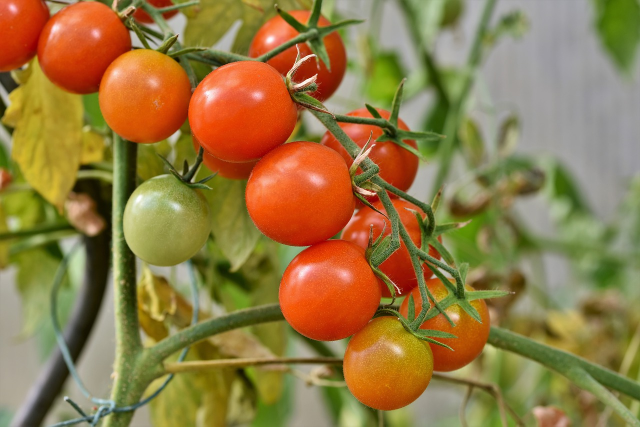
#> input picture tom1.jpg, 1280 x 853 px (shown at 1/2 size); its folder holds only this picture in this run
$ python script.py
#> lines starting #> are read from the running program, lines starting #| are printed output that depends on the picture; after the words box and inside, x2 and y2 are one past the last pixel; in counts of white or black regions, pixels touching at a corner belong together
import numpy as np
import matplotlib.pyplot as plt
import cv2

#lista de imagens para processamento
images = [1, 2, 4, 7, 8, 9, 10]
fonte = cv2.FONT_HERSHEY_SIMPLEX


#função responsável por delimitar area dos tomates e adicionar legendas
def drawContornos(list_cortornos, min_area, color, text):

        n_tomates = 0

        #para cada contorno
        for c in list_cortornos:
            c_area = cv2.contourArea(c)

            #se a area do contorno for grande o suficiente
            if (c_area > min_area):
                n_tomates = n_tomates + 1
                #delimitamos um circulo como area do tomate e encontramos seu centro
                (x,y),radius = cv2.minEnclosingCircle(c)
                center = (int(x),int(y))

                #desenhamos a legenda com status do tomate
                pt1 = (center[0], center[1])
                pt2 = (center[0]-20, center[1]+30)
                pt3 = (center[0]+20, center[1]+30)
                triangle_cnt = np.array( [pt1, pt2, pt3] )

                cv2.drawContours(img_rgb, [triangle_cnt], 0, color, -1)
                cv2.rectangle(img_rgb, (center[0]-100, center[1]+25), (center[0]+100, center[1]+70), color=color, thickness=-1)
                cv2.putText(img_rgb, text, (center[0]-70, center[1]+55), fonte, 1, (0,0,0), 1, cv2.LINE_AA)

        return n_tomates

def printLog(type, numbers):
    print(f'Tomates para {type} encontrados: {numbers}')

#para cada imagem
for i in images:

    img = cv2.imread(f"tom{i}.jpg")
#> img is the input picture: shape (853, 1280, 3); mean B, G, R 68.3, 121.4, 147.5
    img_rgb = cv2.cvtColor(img, cv2.COLOR_BGR2RGB)
    img_hsv = cv2.cvtColor(img, cv2.COLOR_BGR2HSV)
#> img_hsv: shape (853, 1280, 3); mean H, S, V 29.5, 142.1, 153.1

    #mascara de seleção vermelha, para selecionar os tomates em estágio de consumo
    red_hsv_lower = np.array([1, 160, 120])
    red_hsv_upper = np.array([11, 255, 255])
    red_mask_1 = cv2.inRange(img_hsv, red_hsv_lower, red_hsv_upper)
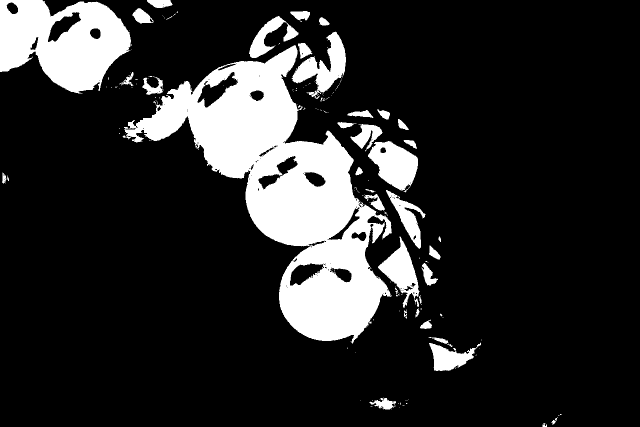
#> red_mask_1: shape (853, 1280) (shown at 1/2 size); 16.6% white; 189 white regions (149 under 20 px), largest, box (x1, y1, x2, y2) and area: (248, 90, 784, 687) 112872, (0, 0, 262, 187) 32558, (736, 282, 836, 385) 6234

    #afinamos a mascara para remover o máximo de falso positivos com método erode
    #ampliamos o resultado do afinamento para que os pixels restantes possam possuir uma maior área
    #e representar um tomate para consumo
    red_mask_2 = cv2.erode(red_mask_1, None, iterations=10)
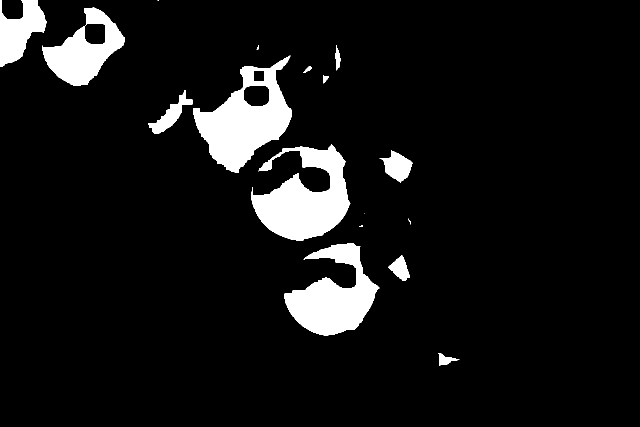
#> red_mask_2: shape (853, 1280) (shown at 1/2 size); 7.9% white; 17 white regions (4 under 20 px), largest, box (x1, y1, x2, y2) and area: (386, 111, 584, 346) 21349, (502, 289, 701, 482) 21315, (569, 487, 759, 671) 18058
    red_mask_2 = cv2.dilate(red_mask_2, None, iterations=3)
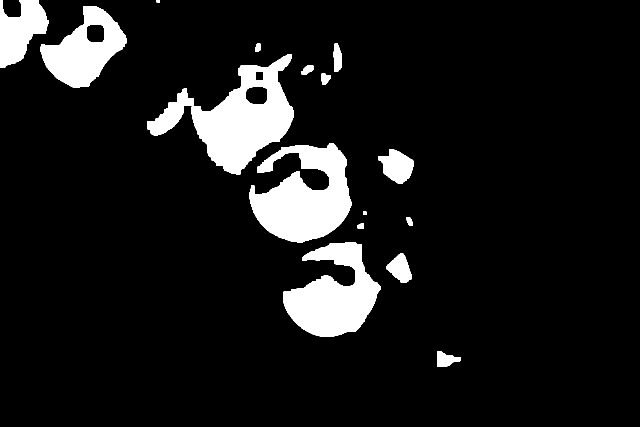
#> red_mask_2: shape (853, 1280) (shown at 1/2 size); 9.6% white; 17 white regions
    contornos_red, _ = cv2.findContours(red_mask_2, cv2.RETR_TREE, cv2.CHAIN_APPROX_SIMPLE)
#> contornos_red = 20 contours; largest, box (x1, y1, x2, y2) and area: (383, 108, 587, 349) 26203, (499, 286, 704, 485) 24712, (566, 484, 762, 674) 20724, (81, 12, 253, 175) 15380, (0, 0, 97, 136) 7920

    #mascara de seleção amarela/laranja, para selecionar os tomates em estágio de colheita
    yellow_hsv_lower = np.array([12, 151, 180])
    yellow_hsv_upper = np.array([24, 255, 255])
    yellow_mask_1 = cv2.inRange(img_hsv, yellow_hsv_lower, yellow_hsv_upper)
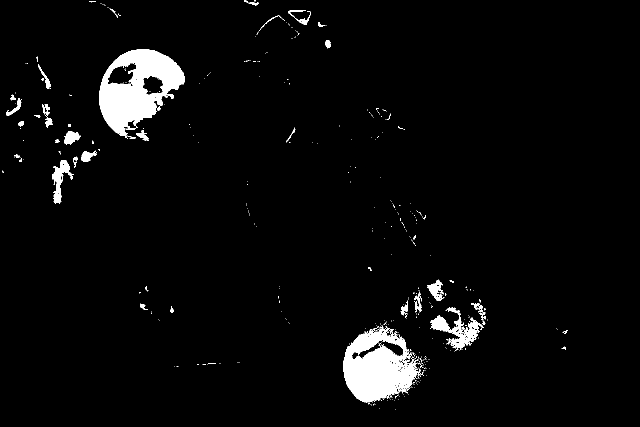
#> yellow_mask_1: shape (853, 1280) (shown at 1/2 size); 3.7% white; 441 white regions (398 under 20 px), largest, box (x1, y1, x2, y2) and area: (198, 98, 370, 277) 16140, (687, 654, 841, 809) 13649, (860, 615, 968, 701) 2701

    #utilizamos o método erode para remover fundos e pequenos detalhes de luz e reduzir o número
    # de possíveis falsos positivos
    yellow_mask_2 = cv2.erode(yellow_mask_1, None, iterations=5)
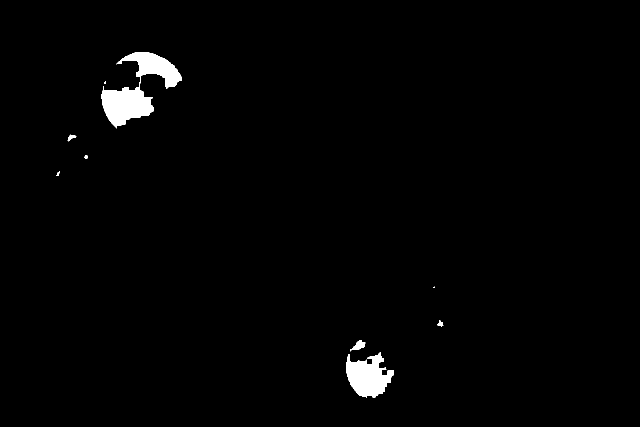
#> yellow_mask_2: shape (853, 1280) (shown at 1/2 size); 1.4% white; 10 white regions (3 under 20 px)
    contornos_yellow, _ = cv2.findContours(yellow_mask_2, cv2.RETR_TREE, cv2.CHAIN_APPROX_SIMPLE)
#> contornos_yellow = 10 contours, 4 with area under 20; largest, box (x1, y1, x2, y2) and area: (203, 104, 364, 257) 9200, (692, 705, 788, 795) 5036, (701, 680, 731, 702) 256, (135, 269, 153, 283) 82, (875, 641, 887, 654) 54, (169, 310, 175, 318) 26

    #delimitamos o espaço de cada tomate encontrado e exibimos
    consumo_qtd = drawContornos(contornos_red, 3500, (255, 213, 0), 'consumo')
#> the loop in drawContornos, `for c in list_cortornos:` made 20 passes
#> (c_area, x, y, radius, triangle_cnt) on passes 3, 8, 12, 17, 20: (20724, 663, 572.5, 102.8, [[663, 572], [643, 602], [683, 602]]), (24712, 602.5, 375, 109.3, [[602, 375], [582, 405], [622, 405]]), (26203, 513.3, 223, 134.4, [[513, 222], [493, 252], [533, 252]]), (15380.5, 166.6, 90.18, 86.56, [[166, 90], [146, 120], [186, 120]]), (7920.5, 38.5, 67.5, 77.71, [[38, 67], [18, 97], [58, 97]])
#> c_area on passes 1, 2, 4, 5, 7, 9: 851, 1714.5, 97.5, 136.5, 3013.5, 3244.5
#> after the loop in drawContornos, `for c in list_cortornos:`:
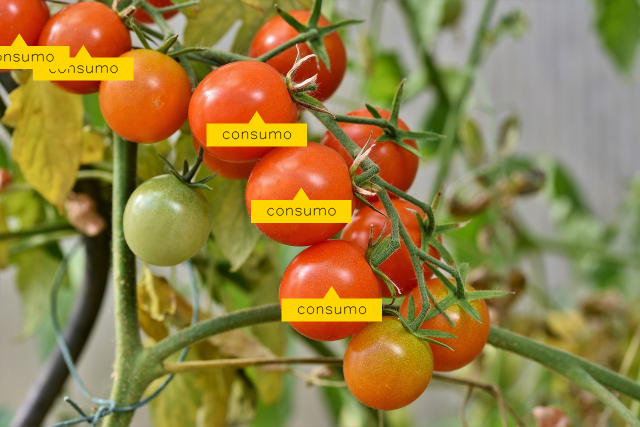
#> img_rgb: shape (853, 1280, 3) (shown at 1/2 size); mean R, G, B 149.2, 126.8, 67.8
#> after the loop in drawContornos, `for c in list_cortornos:`: n_tomates = 5
#> consumo_qtd = 5
    colheita_qtd = drawContornos(contornos_yellow, 2500, (111, 255, 0), 'colheita')
#> call 2 of drawContornos, with min_area = 2500, color = (111, 255, 0), text = 'colheita'
#> the loop in drawContornos (call 2), `for c in list_cortornos:` made 10 passes
#> (c_area, n_tomates, x, y, radius, triangle_cnt) on passes 1, 10: (5035.5, 1, 734.9, 744, 52.28, [[734, 743], [714, 773], [754, 773]]), (9200.5, 2, 285.2, 188.7, 85.23, [[285, 188], [265, 218], [305, 218]])
#> c_area on passes 3, 4, 7, 8: 256, 54, 26, 82
#> after the loop in drawContornos (call 2), `for c in list_cortornos:`:
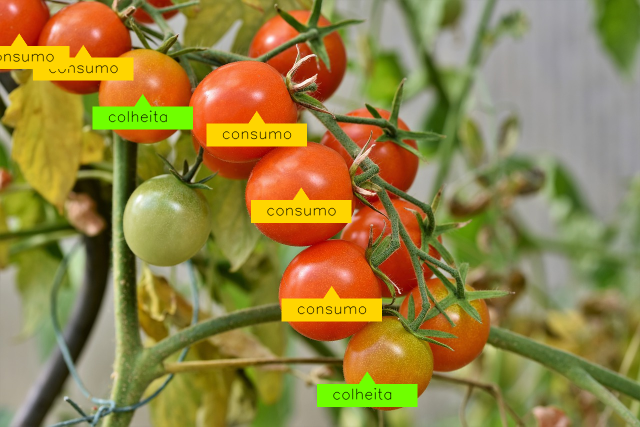
#> img_rgb: shape (853, 1280, 3) (shown at 1/2 size); 1.77% of pixels changed, all inside (x1, y1, x2, y2) = (185, 188, 835, 814)
#> after the loop in drawContornos (call 2), `for c in list_cortornos:`: n_tomates = 2
#> colheita_qtd = 2

    plt.imshow(img_rgb, cmap="Greys_r", vmin=0, vmax=255)
    plt.show()

    printLog('consumo', consumo_qtd)
#| Tomates para consumo encontrados: 5
    printLog('colheita', colheita_qtd)
#| Tomates para colheita encontrados: 2
#> (the run stopped early here; a loop or call above may not have finished)
